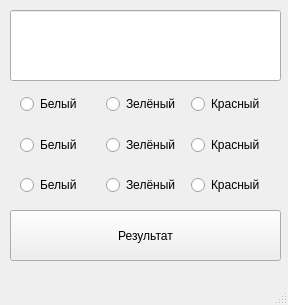
<?xml version="1.0" encoding="UTF-8"?>
<ui version="4.0">
 <class>MainWindow</class>
 <widget class="QMainWindow" name="MainWindow">
  <property name="geometry">
   <rect>
    <x>0</x>
    <y>0</y>
    <width>288</width>
    <height>305</height>
   </rect>
  </property>
  <property name="windowTitle">
   <string>MainWindow</string>
  </property>
  <widget class="QWidget" name="centralwidget">
   <widget class="QPushButton" name="pushButton">
    <property name="geometry">
     <rect>
      <x>10</x>
      <y>210</y>
      <width>271</width>
      <height>51</height>
     </rect>
    </property>
    <property name="text">
     <string>Результат</string>
    </property>
   </widget>
   <widget class="QLineEdit" name="lineEdit">
    <property name="geometry">
     <rect>
      <x>10</x>
      <y>10</y>
      <width>271</width>
      <height>71</height>
     </rect>
    </property>
   </widget>
   <widget class="QWidget" name="horizontalLayoutWidget">
    <property name="geometry">
     <rect>
      <x>20</x>
      <y>89</y>
      <width>251</width>
      <height>31</height>
     </rect>
    </property>
    <layout class="QHBoxLayout" name="horizontalLayout">
     <item>
      <widget class="QRadioButton" name="radioButton_3">
       <property name="text">
        <string>Белый</string>
       </property>
      </widget>
     </item>
     <item>
      <widget class="QRadioButton" name="radioButton_2">
       <property name="text">
        <string>Зелёный</string>
       </property>
      </widget>
     </item>
     <item>
      <widget class="QRadioButton" name="radioButton">
       <property name="text">
        <string>Красный</string>
       </property>
      </widget>
     </item>
    </layout>
   </widget>
   <widget class="QWidget" name="horizontalLayoutWidget_2">
    <property name="geometry">
     <rect>
      <x>20</x>
      <y>130</y>
      <width>251</width>
      <height>31</height>
     </rect>
    </property>
    <layout class="QHBoxLayout" name="horizontalLayout_2">
     <item>
      <widget class="QRadioButton" name="radioButton_4">
       <property name="text">
        <string>Белый</string>
       </property>
      </widget>
     </item>
     <item>
      <widget class="QRadioButton" name="radioButton_5">
       <property name="text">
        <string>Зелёный</string>
       </property>
      </widget>
     </item>
     <item>
      <widget class="QRadioButton" name="radioButton_6">
       <property name="text">
        <string>Красный</string>
       </property>
      </widget>
     </item>
    </layout>
   </widget>
   <widget class="QWidget" name="horizontalLayoutWidget_3">
    <property name="geometry">
     <rect>
      <x>20</x>
      <y>170</y>
      <width>251</width>
      <height>31</height>
     </rect>
    </property>
    <layout class="QHBoxLayout" name="horizontalLayout_3">
     <item>
      <widget class="QRadioButton" name="radioButton_7">
       <property name="text">
        <string>Белый</string>
       </property>
      </widget>
     </item>
     <item>
      <widget class="QRadioButton" name="radioButton_8">
       <property name="text">
        <string>Зелёный</string>
       </property>
      </widget>
     </item>
     <item>
      <widget class="QRadioButton" name="radioButton_9">
       <property name="text">
        <string>Красный</string>
       </property>
      </widget>
     </item>
    </layout>
   </widget>
  </widget>
  <widget class="QMenuBar" name="menubar">
   <property name="geometry">
    <rect>
     <x>0</x>
     <y>0</y>
     <width>288</width>
     <height>21</height>
    </rect>
   </property>
  </widget>
  <widget class="QStatusBar" name="statusbar"/>
 </widget>
 <resources/>
 <connections/>
</ui>
